Frame 1 (no input): blank canvas, image omitted
Frame 60 (no input): blank canvas, image omitted
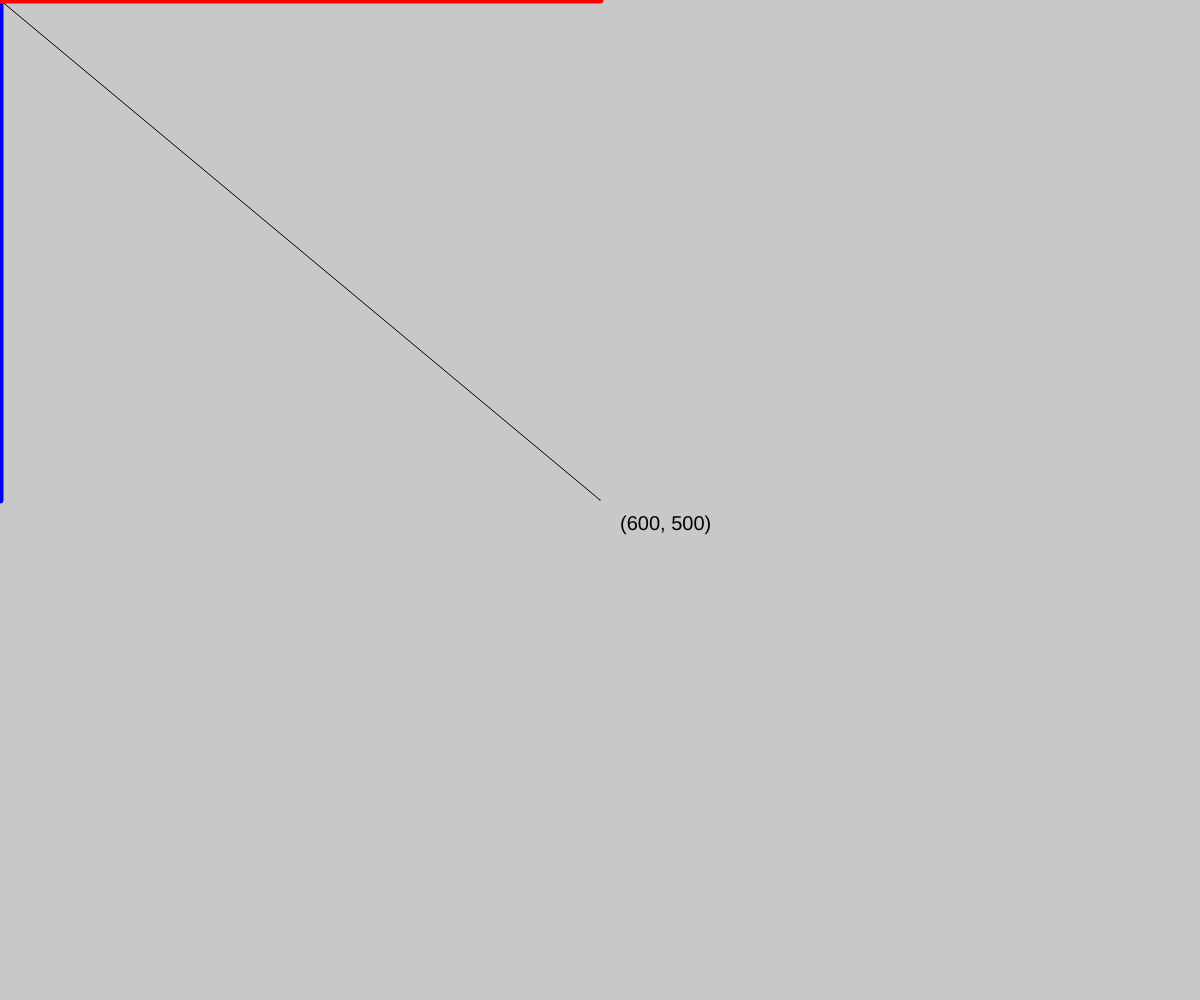
Frame 120 (the mouse pressed at the canvas centre since frame 60)

The p5.js sketch whose frames 1 and 60 were blank and that drew this single picture after the mouse press (run headless with seeded random() and noise() and a simulated clock; from frame 60 on, the mouse is pressed at the canvas centre):

// p5.js sketch
// ── sketch.js
function setup() {
  createCanvas(window.innerWidth, window.innerHeight);
  textSize(20)
}

function draw() {
  background(200);
  
  
  line(0, 0, mouseX, mouseY);
  
  push();
  strokeWeight(7);
  stroke("blue");
  line(0, 0, 0, mouseY);
  stroke("red");
  line(0, 0, mouseX, 0);
  pop();

  point(mouseX, mouseY);
  let xPos;
  let yPos;

  if(mouseX > width - 100) {
    xPos = mouseX - 100;
  } else {
    xPos = mouseX + 20;
  }

  if(mouseY > height - 50) {
    yPos = mouseY - 20;
  } else {
    yPos = mouseY + 30;
  }

  text(`(${mouseX}, ${mouseY})`, xPos, yPos);
}
